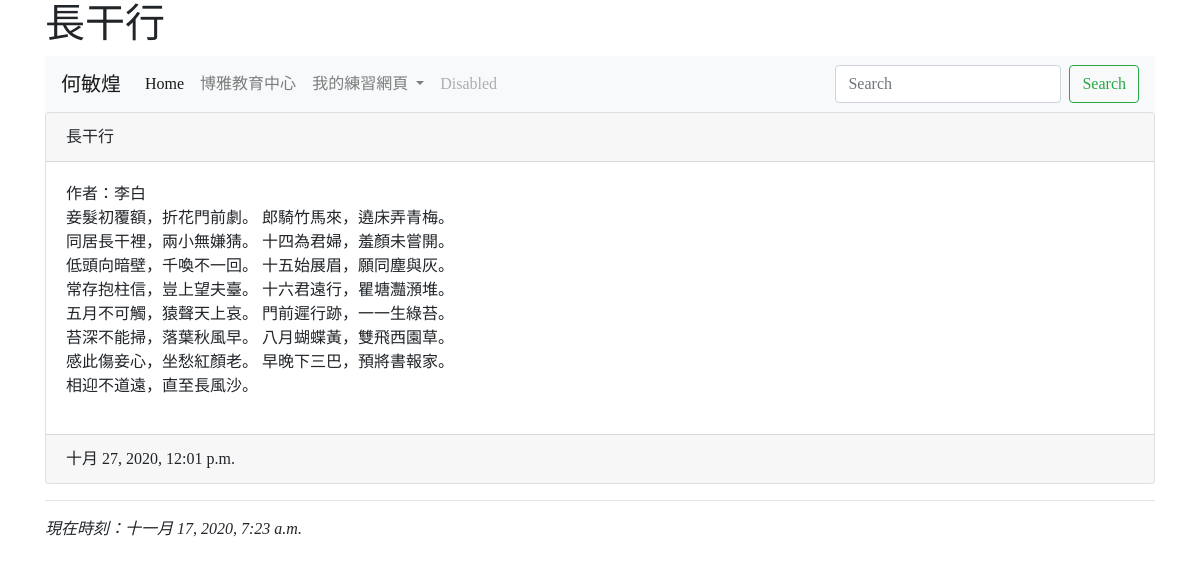
The page /post/p2/ on the database its author committed.
### mainsite/models.py (models this page shows, shortened)
class Post(models.Model):
    title = models.CharField(max_length=200)
    slug = models.CharField(max_length=200)
    body = models.TextField()
    pub_date = models.DateTimeField(default=timezone.now)
    class Meta:
        ordering = ('-pub_date',)

### mainsite/views.py (the view)
# urls.py: path('post/<str:slug>/', showpost),
def showpost(request, slug):
	now = datetime.now()
	try:
		post = Post.objects.get(slug=slug)
		return render(request, "post.html", locals())
	except:
		return redirect("/")

### templates/post.html (shortened to what this page needs)
<!doctype html>
<html>
  <head>
    <link rel="stylesheet" href="https://cdn.jsdelivr.net/npm/bootstrap@4.5.3/dist/css/bootstrap.min.css">
  </head>
  <body>
    <div class="container">
    <h1>{{post.title}}</h1>
    <nav class="navbar navbar-expand-lg navbar-light bg-light">
        <a class="navbar-brand" href="#">何敏煌</a>
        <div class="collapse navbar-collapse" id="navbarSupportedContent">
          <ul class="navbar-nav mr-auto">
            <li class="nav-item active">
              <a class="nav-link" href="/">Home <span class="sr-only">(current)</span></a>
            </li>
            <li class="nav-item">
              <a class="nav-link" href="http://cla.nkust.edu.tw">博雅教育中心</a>
            </li>
            <li class="nav-item dropdown">
              <a class="nav-link dropdown-toggle" href="#" id="navbarDropdown" role="button" data-toggle="dropdown" aria-haspopup="true" aria-expanded="false">
                我的練習網頁
              </a>
            </li>
            <li class="nav-item">
              <a class="nav-link disabled" href="#" tabindex="-1" aria-disabled="true">Disabled</a>
            </li>
          </ul>
          <form class="form-inline my-2 my-lg-0">
            <input class="form-control mr-sm-2" type="search" placeholder="Search" aria-label="Search">
            <button class="btn btn-outline-success my-2 my-sm-0" type="submit">Search</button>
          </form>
        </div>
      </nav>
      <div class="card">
        <div class="card-header">
          {{ post.title }}
        </div>
        <div class="card-body">
          {{ post.body | linebreaks }}
        </div>
        <div class="card-footer">
          {{ post.pub_date }}
        </div>
      </div>
        <hr>
        <i>現在時刻：{{ now }}</i>
      </div>
  </body>
</html>

### templates/post.html (style rules this page uses)
body { font-family: 微軟正黑體; }

### rows shown on the page
Post: title "長干行", body "作者：李白 妾髮初覆額，折花門前劇。 郎騎竹馬來，遶床弄青梅。 同居長干裡，兩小無嫌猜。 十四為君婦，羞顏未嘗開。 低頭向暗壁，千喚不一回。 十五始展眉，願同塵與灰。 常存抱柱信，豈上望夫臺。 十六君遠行，瞿塘灩澦堆。 五月不可觸，猿聲天上哀。 門前遲行跡，一一生綠苔。 苔深不能掃，落葉秋風早。 八月蝴蝶黃，雙飛西園草。 感此傷妾心，坐愁紅顏老。 早晚下三巴，預將書報家。 相迎不道遠，直至長風沙。", pub_date "十月 27, 2020, 12:01 p.m."
